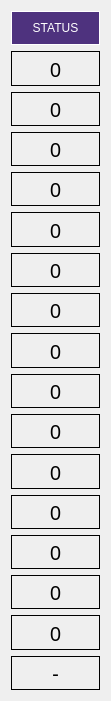
    <widget class="QWidget" name="verticalLayoutWidget_2">
     <property name="geometry">
      <rect>
       <x>370</x>
       <y>250</y>
       <width>111</width>
       <height>701</height>
      </rect>
     </property>
     <layout class="QVBoxLayout" name="verticalLayout_2">
      <item>
       <widget class="QLabel" name="label_2">
        <property name="styleSheet">
         <string notr="true">font: 75 16pt &quot;Bahnschrift&quot;;
background-color: rgb(78, 50, 126);
color:rgb(255,255,255);</string>
        </property>
        <property name="frameShape">
         <enum>QFrame::Panel</enum>
        </property>
        <property name="text">
         <string>STATUS</string>
        </property>
        <property name="alignment">
         <set>Qt::AlignCenter</set>
        </property>
       </widget>
      </item>
      <item>
       <widget class="QLabel" name="label_status_1">
        <property name="font">
         <font>
          <family>Bahnschrift</family>
          <pointsize>15</pointsize>
         </font>
        </property>
        <property name="frameShape">
         <enum>QFrame::Panel</enum>
        </property>
        <property name="text">
         <string>0</string>
        </property>
        <property name="alignment">
         <set>Qt::AlignCenter</set>
        </property>
       </widget>
      </item>
      <item>
       <widget class="QLabel" name="label_status_2">
        <property name="font">
         <font>
          <family>Bahnschrift</family>
          <pointsize>15</pointsize>
         </font>
        </property>
        <property name="frameShape">
         <enum>QFrame::Panel</enum>
        </property>
        <property name="text">
         <string>0</string>
        </property>
        <property name="alignment">
         <set>Qt::AlignCenter</set>
        </property>
       </widget>
      </item>
      <item>
       <widget class="QLabel" name="label_status_3">
        <property name="font">
         <font>
          <family>Bahnschrift</family>
          <pointsize>15</pointsize>
         </font>
        </property>
        <property name="frameShape">
         <enum>QFrame::Panel</enum>
        </property>
        <property name="text">
         <string>0</string>
        </property>
        <property name="alignment">
         <set>Qt::AlignCenter</set>
        </property>
       </widget>
      </item>
      <item>
       <widget class="QLabel" name="label_status_4">
        <property name="font">
         <font>
          <family>Bahnschrift</family>
          <pointsize>15</pointsize>
         </font>
        </property>
        <property name="frameShape">
         <enum>QFrame::Panel</enum>
        </property>
        <property name="text">
         <string>0</string>
        </property>
        <property name="alignment">
         <set>Qt::AlignCenter</set>
        </property>
       </widget>
      </item>
      <item>
       <widget class="QLabel" name="label_status_5">
        <property name="font">
         <font>
          <family>Bahnschrift</family>
          <pointsize>15</pointsize>
         </font>
        </property>
        <property name="frameShape">
         <enum>QFrame::Panel</enum>
        </property>
        <property name="text">
         <string>0</string>
        </property>
        <property name="alignment">
         <set>Qt::AlignCenter</set>
        </property>
       </widget>
      </item>
      <item>
       <widget class="QLabel" name="label_status_6">
        <property name="font">
         <font>
          <family>Bahnschrift</family>
          <pointsize>15</pointsize>
         </font>
        </property>
        <property name="frameShape">
         <enum>QFrame::Panel</enum>
        </property>
        <property name="text">
         <string>0</string>
        </property>
        <property name="alignment">
         <set>Qt::AlignCenter</set>
        </property>
       </widget>
      </item>
      <item>
       <widget class="QLabel" name="label_status_7">
        <property name="font">
         <font>
          <family>Bahnschrift</family>
          <pointsize>15</pointsize>
         </font>
        </property>
        <property name="frameShape">
         <enum>QFrame::Panel</enum>
        </property>
        <property name="text">
         <string>0</string>
        </property>
        <property name="alignment">
         <set>Qt::AlignCenter</set>
        </property>
       </widget>
      </item>
      <item>
       <widget class="QLabel" name="label_status_8">
        <property name="font">
         <font>
          <family>Bahnschrift</family>
          <pointsize>15</pointsize>
         </font>
        </property>
        <property name="frameShape">
         <enum>QFrame::Panel</enum>
        </property>
        <property name="text">
         <string>0</string>
        </property>
        <property name="alignment">
         <set>Qt::AlignCenter</set>
        </property>
       </widget>
      </item>
      <item>
       <widget class="QLabel" name="label_status_9">
        <property name="font">
         <font>
          <family>Bahnschrift</family>
          <pointsize>15</pointsize>
         </font>
        </property>
        <property name="frameShape">
         <enum>QFrame::Panel</enum>
        </property>
        <property name="text">
         <string>0</string>
        </property>
        <property name="alignment">
         <set>Qt::AlignCenter</set>
        </property>
       </widget>
      </item>
      <item>
       <widget class="QLabel" name="label_status_10">
        <property name="font">
         <font>
          <family>Bahnschrift</family>
          <pointsize>15</pointsize>
         </font>
        </property>
        <property name="frameShape">
         <enum>QFrame::Panel</enum>
        </property>
        <property name="text">
         <string>0</string>
        </property>
        <property name="alignment">
         <set>Qt::AlignCenter</set>
        </property>
       </widget>
      </item>
      <item>
       <widget class="QLabel" name="label_status_11">
        <property name="font">
         <font>
          <family>Bahnschrift</family>
          <pointsize>15</pointsize>
         </font>
        </property>
        <property name="frameShape">
         <enum>QFrame::Panel</enum>
        </property>
        <property name="text">
         <string>0</string>
        </property>
        <property name="alignment">
         <set>Qt::AlignCenter</set>
        </property>
       </widget>
      </item>
      <item>
       <widget class="QLabel" name="label_status_12">
        <property name="font">
         <font>
          <family>Bahnschrift</family>
          <pointsize>15</pointsize>
         </font>
        </property>
        <property name="frameShape">
         <enum>QFrame::Panel</enum>
        </property>
        <property name="text">
         <string>0</string>
        </property>
        <property name="alignment">
         <set>Qt::AlignCenter</set>
        </property>
       </widget>
      </item>
      <item>
       <widget class="QLabel" name="label_status_13">
        <property name="font">
         <font>
          <family>Bahnschrift</family>
          <pointsize>15</pointsize>
         </font>
        </property>
        <property name="frameShape">
         <enum>QFrame::Panel</enum>
        </property>
        <property name="text">
         <string>0</string>
        </property>
        <property name="alignment">
         <set>Qt::AlignCenter</set>
        </property>
       </widget>
      </item>
      <item>
       <widget class="QLabel" name="label_status_14">
        <property name="font">
         <font>
          <family>Bahnschrift</family>
          <pointsize>15</pointsize>
         </font>
        </property>
        <property name="frameShape">
         <enum>QFrame::Panel</enum>
        </property>
        <property name="text">
         <string>0</string>
        </property>
        <property name="alignment">
         <set>Qt::AlignCenter</set>
        </property>
       </widget>
      </item>
      <item>
       <widget class="QLabel" name="label_status_15">
        <property name="font">
         <font>
          <family>Bahnschrift</family>
          <pointsize>15</pointsize>
         </font>
        </property>
        <property name="frameShape">
         <enum>QFrame::Panel</enum>
        </property>
        <property name="text">
         <string>0</string>
        </property>
        <property name="alignment">
         <set>Qt::AlignCenter</set>
        </property>
       </widget>
      </item>
      <item>
       <widget class="QLabel" name="label_status_16">
        <property name="font">
         <font>
          <family>Bahnschrift</family>
          <pointsize>15</pointsize>
         </font>
        </property>
        <property name="frameShape">
         <enum>QFrame::Panel</enum>
        </property>
        <property name="text">
         <string>-</string>
        </property>
        <property name="alignment">
         <set>Qt::AlignCenter</set>
        </property>
       </widget>
      </item>
     </layout>
    </widget>
